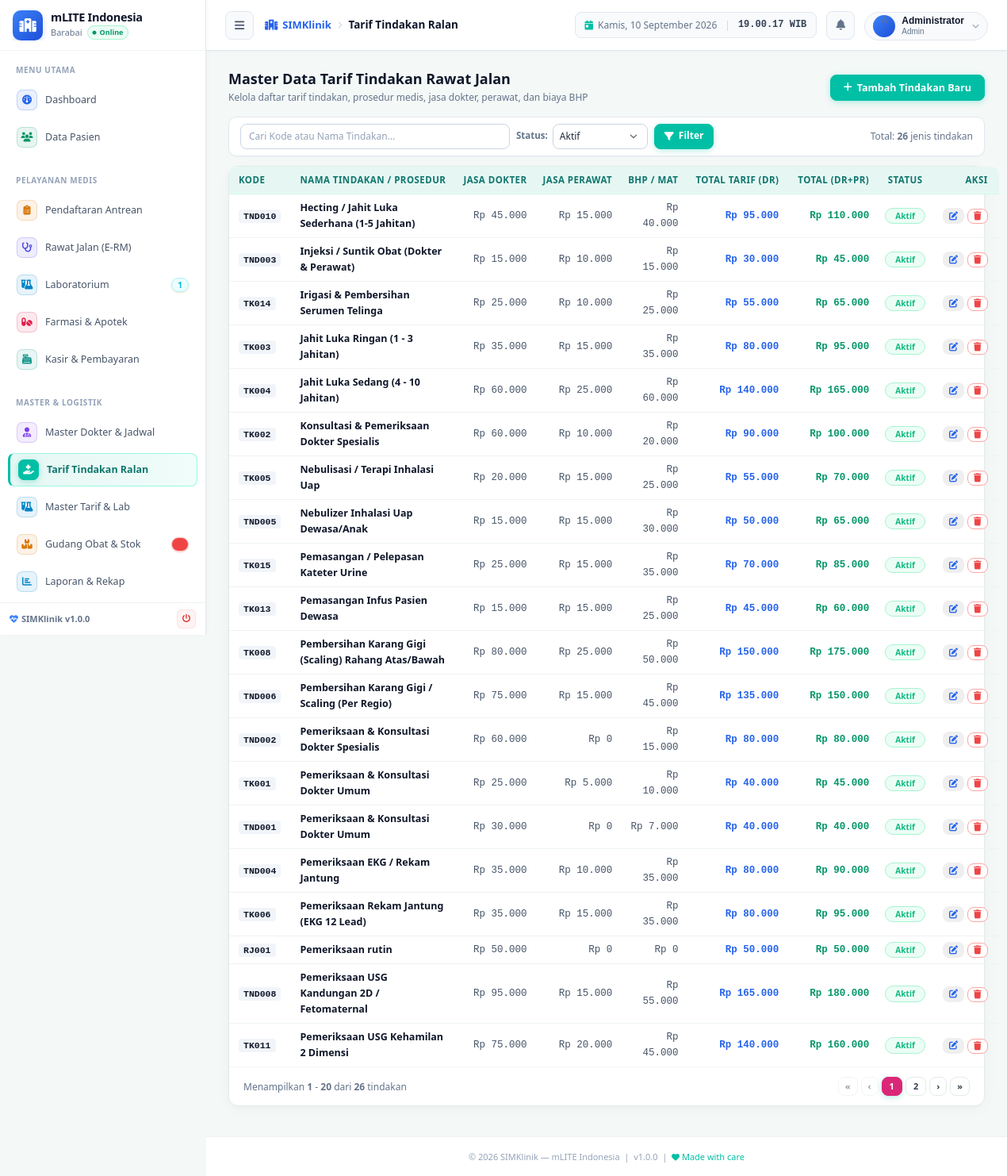
/modules/tarif_ralan/index.php (signed in), run on the app's committed database.
### tables this page shows
CREATE TABLE IF NOT EXISTS `jns_perawatan` (
  `kd_jenis_prw` varchar(15) NOT NULL,
  `nm_perawatan` varchar(80) DEFAULT NULL,
  `kd_kategori` char(5) DEFAULT NULL,
  `material` double DEFAULT NULL,
  `bhp` double NOT NULL,
  `tarif_tindakandr` double DEFAULT NULL,
  `tarif_tindakanpr` double DEFAULT NULL,
  `kso` double DEFAULT NULL,
  `menejemen` double DEFAULT NULL,
  `total_byrdr` double DEFAULT NULL,
  `total_byrpr` double DEFAULT NULL,
  `total_byrdrpr` double NOT NULL,
  `kd_pj` char(3) NOT NULL,
  `kd_poli` char(5) NOT NULL,
  `status` enum('0','1') NOT NULL,
  PRIMARY KEY (`kd_jenis_prw`),
  KEY `kd_kategori` (`kd_kategori`),
  KEY `kd_pj` (`kd_pj`),
  KEY `kd_poli` (`kd_poli`),
  KEY `nm_perawatan` (`nm_perawatan`),
  KEY `material` (`material`),
  KEY `tarif_tindakandr` (`tarif_tindakandr`),
  KEY `tarif_tindakanpr` (`tarif_tindakanpr`),
  KEY `total_byrdr` (`total_byrdr`),
  KEY `total_byrpr` (`total_byrpr`),
  KEY `kso` (`kso`),
  KEY `menejemen` (`menejemen`),
  KEY `status` (`status`),
  KEY `total_byrdrpr` (`total_byrdrpr`),
  KEY `bhp` (`bhp`)
);

### includes/functions.php (called while the page is built, shortened)
<?php
function sanitize(string $input): string {
    return htmlspecialchars(trim(strip_tags($input)), ENT_QUOTES, 'UTF-8');
}

### config.php (called while the page is built, shortened)
<?php
function rupiah(float $amount): string {
    return 'Rp ' . number_format($amount, 0, ',', '.');
}

### modules/tarif_ralan/index.php (the view, shortened to what this page needs)
<?php
require_once dirname(__DIR__, 2) . '/config.php';
require_once dirname(__DIR__, 2) . '/includes/functions.php';
$search = sanitize($_GET['q'] ?? '');
$status_filter = sanitize($_GET['status'] ?? '1');
$where = "1=1";
if ($status_filter !== '') {
    $where .= " AND status = '$status_filter'";
}
$per_page = 20;
$page = max(1, (int)($_GET['page'] ?? 1));
$offset = ($page - 1) * $per_page;
$total_res = $conn->query("SELECT COUNT(*) as t FROM jns_perawatan WHERE $where");
$total_rows = $total_res ? (int)$total_res->fetch_assoc()['t'] : 0;
$total_pages = ceil($total_rows / $per_page);
$result = $conn->query("
    SELECT * FROM jns_perawatan
    WHERE $where
    ORDER BY nm_perawatan ASC
    LIMIT $per_page OFFSET $offset
");
$tindakan_list = [];
if ($result) while ($row = $result->fetch_assoc()) $tindakan_list[] = $row;
include dirname(__DIR__, 2) . '/includes/header.php';
?>
<div class="page-header" style="display:flex;justify-content:space-between;align-items:center;flex-wrap:wrap;gap:12px;margin-bottom:14px;">
  <div>
    <h1 class="page-title" style="font-size:18px;margin-bottom:2px;">Master Data Tarif Tindakan Rawat Jalan</h1>
    <p class="page-subtitle" style="font-size:12px;margin:0;">Kelola daftar tarif tindakan, prosedur medis, jasa dokter, perawat, dan biaya BHP</p>
  </div>
  <div class="page-actions" style="display:flex;align-items:center;gap:8px;">
    <button type="button" class="btn btn-primary" onclick="openModalTambah()" style="padding:7px 16px;font-size:12.5px;font-weight:700;">
      <i class="fas fa-plus"></i> Tambah Tindakan Baru
    </button>
  </div>
</div>
<div style="background:#ffffff;border:1px solid #e2e8f0;border-radius:10px;padding:8px 14px;margin-bottom:12px;box-shadow:0 1px 2px rgba(0,0,0,0.03);">
  <form method="GET" style="display:flex;gap:8px;align-items:center;flex-wrap:wrap;">
    <div style="flex:1;min-width:220px;max-width:340px;">
      <input type="text" name="q" class="form-control" style="padding:5px 10px;font-size:12px;height:32px;"
             placeholder="Cari Kode atau Nama Tindakan..." value="<?= htmlspecialchars($search) ?>">
    </div>
    <div style="display:flex;align-items:center;gap:6px;">
      <label style="font-size:11.5px;color:#64748b;font-weight:600;">Status:</label>
      <select name="status" class="form-control" style="width:120px;padding:4px 8px;font-size:12px;height:32px;">
        <option value="1" <?= $status_filter==='1'?'selected':'' ?>>Aktif</option>
      </select>
    </div>
    <button type="submit" class="btn btn-primary btn-sm" style="height:32px;padding:4px 12px;font-size:12px;"><i class="fas fa-filter"></i> Filter</button>
    <div style="margin-left:auto;font-size:12px;color:#64748b;">
      Total: <strong><?= number_format($total_rows) ?></strong> jenis tindakan
    </div>
  </form>
</div>
<div class="card" style="margin-bottom:14px;">
  <div class="card-body" style="padding:0;">
    <div class="table-responsive">
      <table class="table table-hover mb-0" style="font-size:12.5px;">
        <thead>
          <tr style="background:#f8fafc;border-bottom:1px solid #e2e8f0;">
            <th style="width:90px;padding:8px 12px;">Kode</th>
            <th style="padding:8px 12px;">Nama Tindakan / Prosedur</th>
            <th style="text-align:right;padding:8px 10px;">Jasa Dokter</th>
            <th style="text-align:right;padding:8px 10px;">Jasa Perawat</th>
            <th style="text-align:right;padding:8px 10px;">BHP / Mat</th>
            <th style="text-align:right;padding:8px 12px;">Total Tarif (Dr)</th>
            <th style="text-align:right;padding:8px 12px;">Total (Dr+Pr)</th>
            <th style="text-align:center;width:80px;padding:8px 8px;">Status</th>
            <th style="text-align:right;width:100px;padding:8px 14px;">Aksi</th>
          </tr>
        </thead>
        <tbody>
          <?php if (empty($tindakan_list)): ?>
            <tr>
              <td colspan="9" style="text-align:center;padding:36px;color:#94a3b8;">
                <i class="fas fa-hand-holding-medical" style="font-size:28px;color:#cbd5e1;display:block;margin-bottom:8px;"></i>
                Tidak ada data tarif tindakan yang sesuai pencarian.
              </td>
            </tr>
          <?php else: ?>
            <?php foreach ($tindakan_list as $t): ?>
              <tr>
                <td style="padding:7px 12px;">
                  <code style="font-weight:700;color:#0f172a;background:#f1f5f9;padding:2px 6px;border-radius:4px;font-size:11.5px;">
                    <?= htmlspecialchars($t['kd_jenis_prw']) ?>
                  </code>
                </td>
                <td style="padding:7px 12px;">
                  <strong style="color:#0f172a;"><?= htmlspecialchars($t['nm_perawatan']) ?></strong>
                </td>
                <td style="text-align:right;padding:7px 10px;font-family:monospace;color:#475569;">
                  <?= rupiah((float)$t['tarif_tindakandr']) ?>
                </td>
                <td style="text-align:right;padding:7px 10px;font-family:monospace;color:#475569;">
                  <?= rupiah((float)$t['tarif_tindakanpr']) ?>
                </td>
                <td style="text-align:right;padding:7px 10px;font-family:monospace;color:#475569;">
                  <?= rupiah((float)($t['material'] + $t['bhp'])) ?>
                </td>
                <td style="text-align:right;padding:7px 12px;font-family:monospace;font-weight:700;color:#2563eb;">
                  <?= rupiah((float)$t['total_byrdr']) ?>
                </td>
                <td style="text-align:right;padding:7px 12px;font-family:monospace;font-weight:700;color:#059669;">
                  <?= rupiah((float)$t['total_byrdrpr']) ?>
                </td>
                <td style="text-align:center;padding:7px 8px;">
                  <span class="badge badge-<?= $t['status']==='1'?'success':'secondary' ?>" style="font-size:10px;">
                    <?= $t['status']==='1'?'Aktif':'Nonaktif' ?>
                  </span>
                </td>
                <td style="text-align:right;padding:7px 14px;">
                  <div style="display:inline-flex;gap:4px;">
                    <button type="button" class="btn btn-sm btn-secondary" style="padding:3px 7px;font-size:11px;color:#2563eb;" title="Edit Tindakan"
                            onclick='openModalEdit(<?= json_encode($t) ?>)'>
                      <i class="fas fa-edit"></i>
                    </button>
                    <form method="POST" action="" style="display:inline;" onsubmit="return confirm('Hapus tindakan ini?')">
                      <button type="submit" class="btn btn-sm btn-outline" style="padding:3px 7px;font-size:11px;color:#ef4444;border-color:#fca5a5;" title="Hapus">
                        <i class="fas fa-trash"></i>
                      </button>
                    </form>
                  </div>
                </td>
              </tr>
            <?php endforeach; ?>
          <?php endif; ?>
        </tbody>
      </table>
    </div>
  </div>
  <div style="display:flex;justify-content:space-between;align-items:center;padding:12px 18px;font-size:12px;color:#64748b;border-top:1px solid #f1f5f9;flex-wrap:wrap;gap:10px;">
    <div>
      Menampilkan <strong><?= number_format($offset + 1) ?></strong> - <strong><?= number_format(min($total_rows, $offset + $per_page)) ?></strong> dari <strong><?= number_format($total_rows) ?></strong> tindakan
    </div>
    <?php if ($total_pages > 1): ?>
      <div style="display:flex;gap:4px;align-items:center;flex-wrap:wrap;">
        <?php
        $base_url = "?q=" . urlencode($search) . "&status=" . urlencode($status_filter);
        $window = 2;
        $start_p = max(1, $page - $window);
        $end_p   = min($total_pages, $page + $window);
        ?>
        <?php if ($page > 1): ?>
          <a href="<?= $base_url ?>&page=1" class="btn btn-outline btn-sm" style="padding:3px 8px;font-size:11px;" title="Pertama">&laquo;</a>
          <a href="<?= $base_url ?>&page=<?= $page - 1 ?>" class="btn btn-outline btn-sm" style="padding:3px 8px;font-size:11px;" title="Sebelumnya">&lsaquo;</a>
        <?php else: ?>
          <button class="btn btn-outline btn-sm" disabled style="padding:3px 8px;font-size:11px;opacity:0.5;">&laquo;</button>
          <button class="btn btn-outline btn-sm" disabled style="padding:3px 8px;font-size:11px;opacity:0.5;">&lsaquo;</button>
        <?php endif; ?>
        <?php for ($p = $start_p; $p <= $end_p; $p++): ?>
          <?php if ($p == $page): ?>
            <span class="btn btn-primary btn-sm" style="padding:3px 9px;font-size:11px;font-weight:700;background:#db2777;border-color:#db2777;"><?= $p ?></span>
          <?php else: ?>
            <a href="<?= $base_url ?>&page=<?= $p ?>" class="btn btn-outline btn-sm" style="padding:3px 9px;font-size:11px;"><?= $p ?></a>
          <?php endif; ?>
        <?php endfor; ?>
        <?php if ($page < $total_pages): ?>
          <a href="<?= $base_url ?>&page=<?= $page + 1 ?>" class="btn btn-outline btn-sm" style="padding:3px 8px;font-size:11px;" title="Selanjutnya">&rsaquo;</a>
          <a href="<?= $base_url ?>&page=<?= $total_pages ?>" class="btn btn-outline btn-sm" style="padding:3px 8px;font-size:11px;" title="Terakhir">&raquo;</a>
        <?php else: ?>
          <button class="btn btn-outline btn-sm" disabled style="padding:3px 8px;font-size:11px;opacity:0.5;">&rsaquo;</button>
          <button class="btn btn-outline btn-sm" disabled style="padding:3px 8px;font-size:11px;opacity:0.5;">&raquo;</button>
        <?php endif; ?>
      </div>
    <?php endif; ?>
  </div>
</div>
<?php include dirname(__DIR__, 2) . '/includes/footer.php'; ?>

### assets/css/style.css (style rules this page uses)
:root { --primary-50: #e6f7f3; --primary-100: #ccfbf1; --primary-200: #99f6e4; --primary-500: #14b8a6; --primary-600: #00bfa5; --primary-700: #0f766e; --primary-800: #115e59; --magenta-500: #e91e63; --magenta-600: #d81b60; --magenta-bg: #fdf2f8; --success: #10b981; --success-bg: #ecfdf5; --warning: #f59e0b; --warning-bg: #fffbeb; --danger: #ef4444; --danger-bg: #fef2f2; --info: #06b6d4; --info-bg: #ecfeff; --gray-50: #f4f8f7; --gray-100: #eef3f2; --gray-200: #e2ece9; --gray-300: #cbd5e1; --gray-400: #94a3b8; --gray-500: #64748b; --gray-600: #475569; --gray-700: #334155; --gray-800: #1e293b; --gray-900: #0f172a; --sidebar-w: 260px; --sidebar-w-collapsed: 72px; --header-h: 64px; --border-radius: 12px; --border-radius-sm: 8px; --border-radius-lg: 16px; --shadow-sm: 0 1px 3px 0 rgba(15, 23, 42, 0.04); --shadow: 0 3px 8px -1px rgba(15, 23, 42, 0.06); --shadow-md: 0 6px 16px -2px rgba(15, 23, 42, 0.06); --shadow-lg: 0 12px 24px -4px rgba(15, 23, 42, 0.08); --transition: all 0.18s cubic-bezier(0.4, 0, 0.2, 1); }
*, *::before, *::after { box-sizing: border-box; margin: 0; padding: 0; }
html { font-size: 14px; scroll-behavior: smooth; }
body { font-family: 'Segoe UI', -apple-system, BlinkMacSystemFont, Roboto, 'Helvetica Neue', sans-serif; background: #f1f6f5; color: var(--gray-800); line-height: 1.6; min-height: 100vh; }
a { color: var(--primary-700); text-decoration: none; transition: var(--transition); }
.page-header { display: flex; align-items: flex-start; justify-content: space-between; gap: 16px; margin-bottom: 24px; }
.page-title { font-size: 20px; font-weight: 700; color: var(--gray-900); line-height: 1.3; }
.page-subtitle { font-size: 13px; color: var(--gray-500); margin-top: 2px; }
.page-actions { display: flex; align-items: center; gap: 8px; flex-shrink: 0; }
.card { background: #ffffff; border: 1px solid #e2ece9; border-radius: var(--border-radius); box-shadow: 0 4px 20px -2px rgba(15, 23, 42, 0.04), 0 2px 6px -1px rgba(0, 0, 0, 0.02); transition: box-shadow 0.2s ease, transform 0.2s ease; }
.card-body { padding: 20px; }
.btn { display: inline-flex; align-items: center; gap: 6px; padding: 7px 16px; border-radius: var(--border-radius-sm); font-size: 12.5px; font-weight: 600; font-family: inherit; border: 1px solid transparent; cursor: pointer; transition: var(--transition); white-space: nowrap; text-decoration: none; line-height: 1.4; }
.btn:disabled { opacity: 0.6; cursor: not-allowed; }
.btn-primary { background: var(--primary-600); color: #fff; border-color: var(--primary-600); box-shadow: 0 2px 8px -1px rgba(0, 191, 165, 0.35); }
.btn-outline { background: #ffffff; color: var(--gray-700); border-color: var(--gray-200); }
.btn-sm { padding: 4px 10px; font-size: 11.5px; }
.badge { display: inline-flex; align-items: center; gap: 4px; padding: 3px 12px; border-radius: 999px; font-size: 11px; font-weight: 700; line-height: 1.25; letter-spacing: 0.01em; }
.badge-success { background: var(--success-bg); color: var(--success); border: 1px solid #a7f3d0; }
table.table { width: 100%; border-collapse: collapse; font-size: 13px; }
.table th, table.table thead th, .table-responsive thead th { background: #e6f7f3 !important; color: #0f766e !important; padding: 12px 14px; text-align: left; font-weight: 700; font-size: 11.5px; text-transform: uppercase; letter-spacing: 0.04em; border: none !important; border-bottom: 1px solid #d1fae5 !important; white-space: nowrap; vertical-align: middle; }
.table thead th:first-child, .table-responsive thead th:first-child { border-top-left-radius: 10px; }
.table thead th:last-child, .table-responsive thead th:last-child { border-top-right-radius: 10px; }
.table td { padding: 11px 14px; border-bottom: 1px solid #edf4f2; color: var(--gray-800); vertical-align: middle; transition: background 0.12s ease; }
.table tbody tr:last-child td { border-bottom: none; }
.form-control { width: 100%; padding: 8px 12px; border: 1px solid var(--gray-300); border-radius: var(--border-radius-sm); font-size: 13px; font-family: inherit; color: var(--gray-800); background: #fff; transition: var(--transition); outline: none; }
.form-control::placeholder { color: var(--gray-400); }
select.form-control { appearance: none; background-position: right 8px center; background-repeat: no-repeat; background-size: 18px; padding-right: 32px; }

### data on the page
jns_perawatan: kd_jenis_prw "TND010", nm_perawatan "Hecting / Jahit Luka Sederhana (1-5 Jahitan)", tarif_tindakandr "Rp 45.000", tarif_tindakanpr "Rp 15.000", rupiah((float)($t['material'] + $t['bhp'])) "Rp 40.000", total_byrdr "Rp 95.000", total_byrdrpr "Rp 110.000", status "Aktif"
jns_perawatan: kd_jenis_prw "TND003", nm_perawatan "Injeksi / Suntik Obat (Dokter & Perawat)", tarif_tindakandr "Rp 15.000", tarif_tindakanpr "Rp 10.000", rupiah((float)($t['material'] + $t['bhp'])) "Rp 15.000", total_byrdr "Rp 30.000", total_byrdrpr "Rp 45.000", status "Aktif"
jns_perawatan: kd_jenis_prw "TK014", nm_perawatan "Irigasi & Pembersihan Serumen Telinga", tarif_tindakandr "Rp 25.000", tarif_tindakanpr "Rp 10.000", rupiah((float)($t['material'] + $t['bhp'])) "Rp 25.000", total_byrdr "Rp 55.000", total_byrdrpr "Rp 65.000", status "Aktif"
jns_perawatan: kd_jenis_prw "TK003", nm_perawatan "Jahit Luka Ringan (1 - 3 Jahitan)", tarif_tindakandr "Rp 35.000", tarif_tindakanpr "Rp 15.000", rupiah((float)($t['material'] + $t['bhp'])) "Rp 35.000", total_byrdr "Rp 80.000", total_byrdrpr "Rp 95.000", status "Aktif"
jns_perawatan: kd_jenis_prw "TK004", nm_perawatan "Jahit Luka Sedang (4 - 10 Jahitan)", tarif_tindakandr "Rp 60.000", tarif_tindakanpr "Rp 25.000", rupiah((float)($t['material'] + $t['bhp'])) "Rp 60.000", total_byrdr "Rp 140.000", total_byrdrpr "Rp 165.000", status "Aktif"
jns_perawatan: kd_jenis_prw "TK002", nm_perawatan "Konsultasi & Pemeriksaan Dokter Spesialis", tarif_tindakandr "Rp 60.000", tarif_tindakanpr "Rp 10.000", rupiah((float)($t['material'] + $t['bhp'])) "Rp 20.000", total_byrdr "Rp 90.000", total_byrdrpr "Rp 100.000", status "Aktif"
jns_perawatan: kd_jenis_prw "TK005", nm_perawatan "Nebulisasi / Terapi Inhalasi Uap", tarif_tindakandr "Rp 20.000", tarif_tindakanpr "Rp 15.000", rupiah((float)($t['material'] + $t['bhp'])) "Rp 25.000", total_byrdr "Rp 55.000", total_byrdrpr "Rp 70.000", status "Aktif"
jns_perawatan: kd_jenis_prw "TND005", nm_perawatan "Nebulizer Inhalasi Uap Dewasa/Anak", tarif_tindakandr "Rp 15.000", tarif_tindakanpr "Rp 15.000", rupiah((float)($t['material'] + $t['bhp'])) "Rp 30.000", total_byrdr "Rp 50.000", total_byrdrpr "Rp 65.000", status "Aktif"
jns_perawatan: kd_jenis_prw "TK015", nm_perawatan "Pemasangan / Pelepasan Kateter Urine", tarif_tindakandr "Rp 25.000", tarif_tindakanpr "Rp 15.000", rupiah((float)($t['material'] + $t['bhp'])) "Rp 35.000", total_byrdr "Rp 70.000", total_byrdrpr "Rp 85.000", status "Aktif"
jns_perawatan: kd_jenis_prw "TK013", nm_perawatan "Pemasangan Infus Pasien Dewasa", tarif_tindakandr "Rp 15.000", tarif_tindakanpr "Rp 15.000", rupiah((float)($t['material'] + $t['bhp'])) "Rp 25.000", total_byrdr "Rp 45.000", total_byrdrpr "Rp 60.000", status "Aktif"
jns_perawatan: kd_jenis_prw "TK008", nm_perawatan "Pembersihan Karang Gigi (Scaling) Rahang Atas/Bawah", tarif_tindakandr "Rp 80.000", tarif_tindakanpr "Rp 25.000", rupiah((float)($t['material'] + $t['bhp'])) "Rp 50.000", total_byrdr "Rp 150.000", total_byrdrpr "Rp 175.000", status "Aktif"
jns_perawatan: kd_jenis_prw "TND006", nm_perawatan "Pembersihan Karang Gigi / Scaling (Per Regio)", tarif_tindakandr "Rp 75.000", tarif_tindakanpr "Rp 15.000", rupiah((float)($t['material'] + $t['bhp'])) "Rp 45.000", total_byrdr "Rp 135.000", total_byrdrpr "Rp 150.000", status "Aktif"
jns_perawatan: kd_jenis_prw "TND002", nm_perawatan "Pemeriksaan & Konsultasi Dokter Spesialis", tarif_tindakandr "Rp 60.000", tarif_tindakanpr "Rp 0", rupiah((float)($t['material'] + $t['bhp'])) "Rp 15.000", total_byrdr "Rp 80.000", total_byrdrpr "Rp 80.000", status "Aktif"
jns_perawatan: kd_jenis_prw "TK001", nm_perawatan "Pemeriksaan & Konsultasi Dokter Umum", tarif_tindakandr "Rp 25.000", tarif_tindakanpr "Rp 5.000", rupiah((float)($t['material'] + $t['bhp'])) "Rp 10.000", total_byrdr "Rp 40.000", total_byrdrpr "Rp 45.000", status "Aktif"
jns_perawatan: kd_jenis_prw "TND001", nm_perawatan "Pemeriksaan & Konsultasi Dokter Umum", tarif_tindakandr "Rp 30.000", tarif_tindakanpr "Rp 0", rupiah((float)($t['material'] + $t['bhp'])) "Rp 7.000", total_byrdr "Rp 40.000", total_byrdrpr "Rp 40.000", status "Aktif"
jns_perawatan: kd_jenis_prw "TND004", nm_perawatan "Pemeriksaan EKG / Rekam Jantung", tarif_tindakandr "Rp 35.000", tarif_tindakanpr "Rp 10.000", rupiah((float)($t['material'] + $t['bhp'])) "Rp 35.000", total_byrdr "Rp 80.000", total_byrdrpr "Rp 90.000", status "Aktif"
jns_perawatan: kd_jenis_prw "TK006", nm_perawatan "Pemeriksaan Rekam Jantung (EKG 12 Lead)", tarif_tindakandr "Rp 35.000", tarif_tindakanpr "Rp 15.000", rupiah((float)($t['material'] + $t['bhp'])) "Rp 35.000", total_byrdr "Rp 80.000", total_byrdrpr "Rp 95.000", status "Aktif"
jns_perawatan: kd_jenis_prw "RJ001", nm_perawatan "Pemeriksaan rutin", tarif_tindakandr "Rp 50.000", tarif_tindakanpr "Rp 0", rupiah((float)($t['material'] + $t['bhp'])) "Rp 0", total_byrdr "Rp 50.000", total_byrdrpr "Rp 50.000", status "Aktif"
jns_perawatan: kd_jenis_prw "TND008", nm_perawatan "Pemeriksaan USG Kandungan 2D / Fetomaternal", tarif_tindakandr "Rp 95.000", tarif_tindakanpr "Rp 15.000", rupiah((float)($t['material'] + $t['bhp'])) "Rp 55.000", total_byrdr "Rp 165.000", total_byrdrpr "Rp 180.000", status "Aktif"
jns_perawatan: kd_jenis_prw "TK011", nm_perawatan "Pemeriksaan USG Kehamilan 2 Dimensi", tarif_tindakandr "Rp 75.000", tarif_tindakanpr "Rp 20.000", rupiah((float)($t['material'] + $t['bhp'])) "Rp 45.000", total_byrdr "Rp 140.000", total_byrdrpr "Rp 160.000", status "Aktif"

### other printed values
INSTANSI_NAMA "mLITE Indonesia"
INSTANSI_KOTA "Barabai"
$sec['title'] "MENU UTAMA"
$item['label'] "Dashboard"
$item['label'] "Data Pasien"
$sec['title'] "PELAYANAN MEDIS"
$item['label'] "Pendaftaran Antrean"
$item['label'] "Rawat Jalan (E-RM)"
$item['label'] "Laboratorium"
$item['badge'] "1"
$item['label'] "Farmasi & Apotek"
$item['label'] "Kasir & Pembayaran"
$sec['title'] "MASTER & LOGISTIK"
$item['label'] "Master Dokter & Jadwal"
$item['label'] "Tarif Tindakan Ralan"
